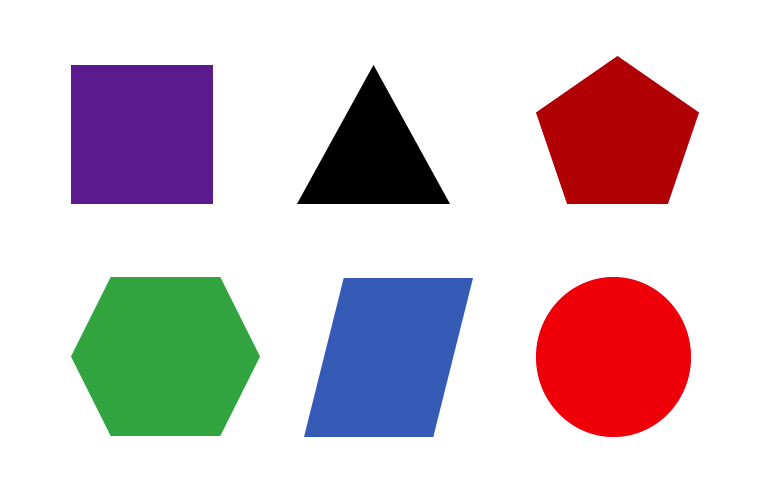
#> input picture shapes.png, 778 x 488 px, found by its file name
$ python cntr_find.py
#> lines starting #> are read from the running program, lines starting #| are printed output that depends on the picture; after the words box and inside, x2 and y2 are one past the last pixel; in counts of white or black regions, pixels touching at a corner belong together
import cv2
import numpy as np

img = cv2.imread('./imges/shapes.png')
#> img is the input picture: shape (488, 778, 3); mean B, G, R 202.3, 197.1, 211.3
img2 = img.copy()

# 그레이 스케일로 변환 ---①
imgray = cv2.cvtColor(img, cv2.COLOR_BGR2GRAY)
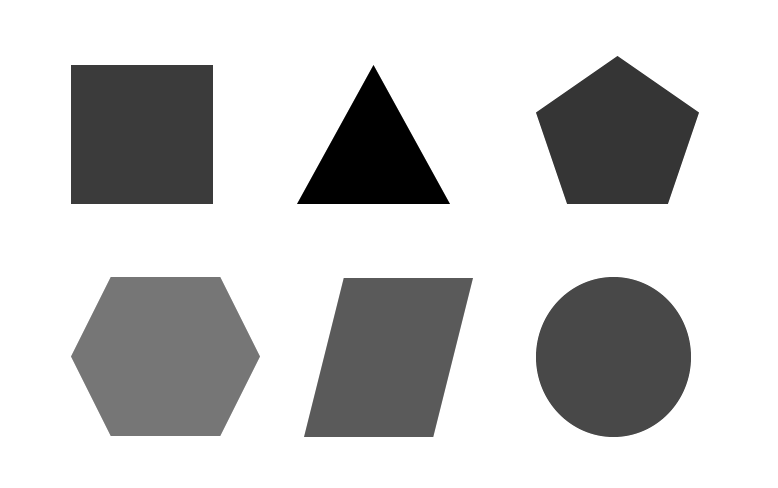
#> imgray: shape (488, 778); min 0, max 255, mean 201.9
# 스레시홀드로 바이너리 이미지로 만들어서 검은배경에 흰색전경으로 반전 ---②
ret, imthres = cv2.threshold(imgray, 127, 255, cv2.THRESH_BINARY_INV)
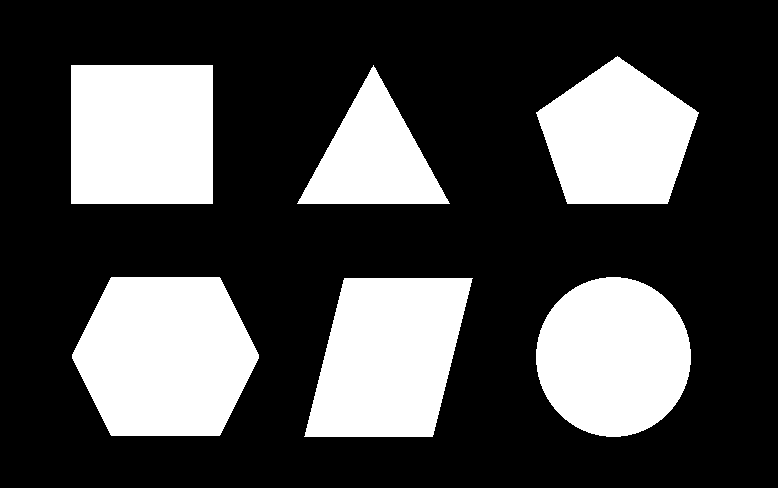
#> imthres: shape (488, 778); 29.1% white; 6 white regions

# 가장 바깥쪽 컨투어에 대해 모든 좌표 반환 ---③
contour, hierarchy = cv2.findContours(imthres, cv2.RETR_EXTERNAL, \
                                                 cv2.CHAIN_APPROX_NONE)[-2:]
#> contour = 6 contours; box (x1, y1, x2, y2) and area: (72, 277, 259, 436) 23382, (304, 278, 473, 437) 20184, (71, 65, 213, 204) 19458, (536, 277, 691, 437) 19202, (536, 56, 699, 204) 16427, (297, 65, 450, 204) 10440
# 가장 바깥쪽 컨투어에 대해 꼭지점 좌표만 반환 ---④
contour2, hierarchy = cv2.findContours(imthres, cv2.RETR_EXTERNAL, \
                                                cv2.CHAIN_APPROX_SIMPLE)[-2:]
#> contour2 has the same summary as contour
# 각각의 컨투의 갯수 출력 ---⑤
print('도형의 갯수: %d(%d)'% (len(contour), len(contour2)))
#| 도형의 갯수: 6(6)

# 모든 좌표를 갖는 컨투어 그리기, 초록색  ---⑥
cv2.drawContours(img, contour, -1, (0,255,0), 4)
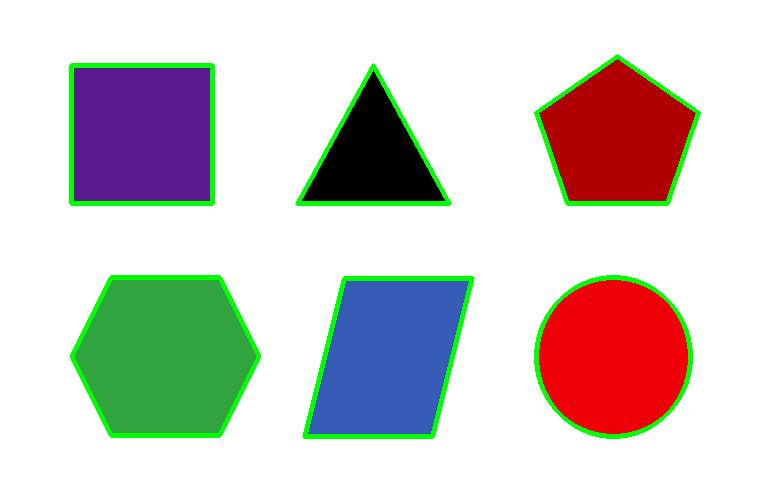
#> img: shape (488, 778, 3); 3.91% of pixels changed, all inside (x1, y1, x2, y2) = (69, 54, 701, 439)
# 꼭지점 좌표만을 갖는 컨투어 그리기, 초록색  ---⑦
cv2.drawContours(img2, contour2, -1, (0,255,0), 4)

# 컨투어 모든 좌표를 작은 파랑색 점(원)으로 표시 ---⑧
for i in contour:
    for j in i:
        cv2.circle(img, tuple(j[0]), 1, (255,0,0), -1)
#> this loop made 6 passes
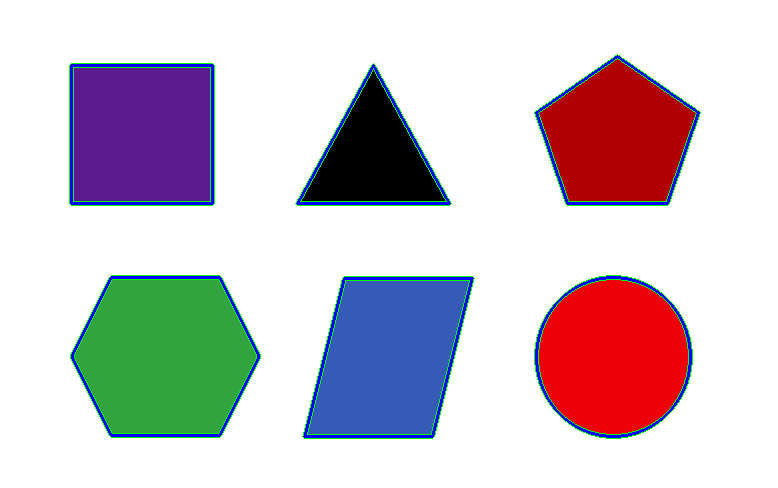
#> img: shape (488, 778, 3); 2.35% of pixels changed, all inside (x1, y1, x2, y2) = (70, 55, 700, 438)

# 컨투어 꼭지점 좌표를 작은 파랑색 점(원)으로 표시 ---⑨
for i in contour2:
    for j in i:
        cv2.circle(img2, tuple(j[0]), 1, (255,0,0), -1)
#> this loop made 6 passes
#> i on pass 5: [[71, 65], [71, 203], [212, 203], [212, 65]]
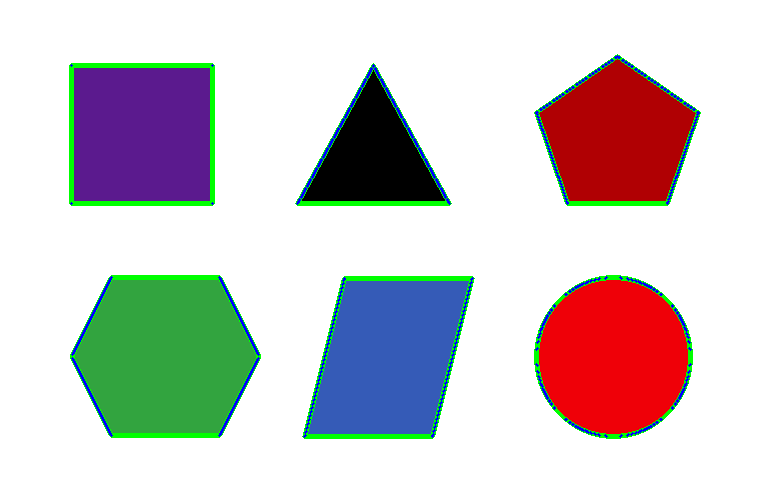
#> img2: shape (488, 778, 3); 1.07% of pixels changed, all inside (x1, y1, x2, y2) = (70, 55, 700, 438)


# 결과 출력 ---⑩
cv2.imshow('CHAIN_APPROX_NONE', img)
cv2.imshow('CHAIN_APPROX_SIMPLE', img2)
cv2.waitKey(0)
cv2.destroyAllWindows()
